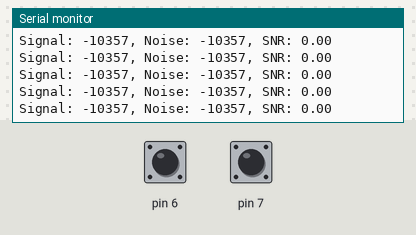
The sketch below on a simulated Arduino Uno, built with avr-gcc and run on an emulated ATmega328P. Parts: the last lines printed to the serial monitor. The inputs (shaded band) are chosen by the test bench; at power-on: pin 6 HIGH, pin 7 HIGH.

Above: at 1.2 s.
1.3 s: pin 6 pulled LOW for 0.15 s
At 1.33 s:
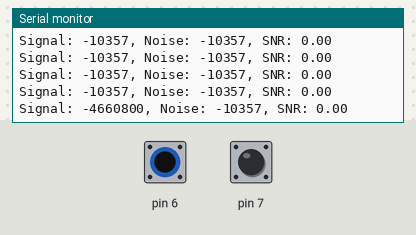
2.9 s: pin 7 pulled LOW for 0.15 s
At 2.96 s:
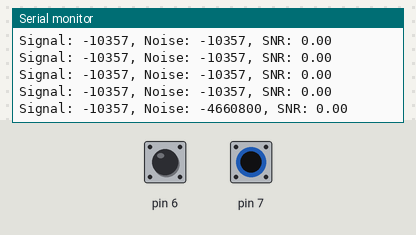

Measured:
- after the input at 1.3 s, the serial monitor: prints a new line at once (image 1)
- after the input at 2.9 s, the serial monitor: prints a new line after 0.05 s (image 2)

The sketch:

snr.ino
```cpp
//C++ code to implement in arduino in order to visualize SNR while running snr.py
//make sure  to have the right serial port in the py file

#include <CapacitiveSensor.h>

int precision = 10;
CapacitiveSensor cs = CapacitiveSensor(2, 6);
CapacitiveSensor cs2 = CapacitiveSensor(3, 7);

void setup() {
  Serial.begin(115200);
  Serial.println("Capacitive Sensor SNR Calculation - Kombucha");
  Serial.println("Lélian N. @IFT");
  pinMode(2, OUTPUT);
  pinMode(6, INPUT);
}

void loop() {
  long signal = measureSignal();
  long noise = measureNoise();

  float snr = 0;
  if (noise > 0) {
    snr = 20 * log((float)signal / noise);
  }

  Serial.print("Signal: ");
  Serial.print(signal);
  Serial.print(", Noise: ");
  Serial.print(noise);
  Serial.print(", SNR: ");
  Serial.println(snr);

  delay(100);
}

long measureSignal() {
  long total = 0;
  for (int i = 0; i < precision; i++) {
    total += cs.capacitiveSensor(100000);
  }
  return total / precision;
}

long measureNoise() {
  long total = 0;
  for (int i = 0; i < precision; i++) {
    total += cs2.capacitiveSensor(100000);
  }
  return total / precision;
}
```
